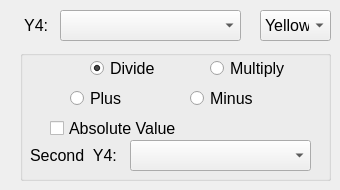
               <widget class="QWidget" name="tab_7">
                <attribute name="title">
                 <string>Y4</string>
                </attribute>
                <widget class="QLabel" name="label_26">
                 <property name="geometry">
                  <rect>
                   <x>20</x>
                   <y>10</y>
                   <width>41</width>
                   <height>31</height>
                  </rect>
                 </property>
                 <property name="font">
                  <font>
                   <pointsize>12</pointsize>
                  </font>
                 </property>
                 <property name="text">
                  <string> Y4:</string>
                 </property>
                </widget>
                <widget class="QComboBox" name="comboBox_y4">
                 <property name="geometry">
                  <rect>
                   <x>60</x>
                   <y>10</y>
                   <width>181</width>
                   <height>31</height>
                  </rect>
                 </property>
                 <property name="font">
                  <font>
                   <pointsize>12</pointsize>
                  </font>
                 </property>
                </widget>
                <widget class="QGroupBox" name="groupBox_y4">
                 <property name="geometry">
                  <rect>
                   <x>20</x>
                   <y>50</y>
                   <width>311</width>
                   <height>131</height>
                  </rect>
                 </property>
                 <property name="title">
                  <string/>
                 </property>
                 <widget class="QComboBox" name="comboBox_second_y4">
                  <property name="geometry">
                   <rect>
                    <x>110</x>
                    <y>90</y>
                    <width>181</width>
                    <height>31</height>
                   </rect>
                  </property>
                  <property name="font">
                   <font>
                    <pointsize>12</pointsize>
                   </font>
                  </property>
                 </widget>
                 <widget class="QRadioButton" name="radioButton_y4_multiply">
                  <property name="geometry">
                   <rect>
                    <x>190</x>
                    <y>10</y>
                    <width>81</width>
                    <height>17</height>
                   </rect>
                  </property>
                  <property name="font">
                   <font>
                    <pointsize>12</pointsize>
                   </font>
                  </property>
                  <property name="text">
                   <string>Multiply</string>
                  </property>
                 </widget>
                 <widget class="QRadioButton" name="radioButton_y4_divide">
                  <property name="geometry">
                   <rect>
                    <x>70</x>
                    <y>10</y>
                    <width>71</width>
                    <height>17</height>
                   </rect>
                  </property>
                  <property name="font">
                   <font>
                    <pointsize>12</pointsize>
                   </font>
                  </property>
                  <property name="text">
                   <string>Divide</string>
                  </property>
                  <property name="checked">
                   <bool>true</bool>
                  </property>
                 </widget>
                 <widget class="QRadioButton" name="radioButton_y4_plus">
                  <property name="geometry">
                   <rect>
                    <x>50</x>
                    <y>40</y>
                    <width>71</width>
                    <height>17</height>
                   </rect>
                  </property>
                  <property name="font">
                   <font>
                    <pointsize>12</pointsize>
                   </font>
                  </property>
                  <property name="text">
                   <string>Plus</string>
                  </property>
                 </widget>
                 <widget class="QRadioButton" name="radioButton_y4_minus">
                  <property name="geometry">
                   <rect>
                    <x>170</x>
                    <y>40</y>
                    <width>71</width>
                    <height>17</height>
                   </rect>
                  </property>
                  <property name="font">
                   <font>
                    <pointsize>12</pointsize>
                   </font>
                  </property>
                  <property name="text">
                   <string>Minus</string>
                  </property>
                 </widget>
                 <widget class="QLabel" name="label_34">
                  <property name="geometry">
                   <rect>
                    <x>10</x>
                    <y>90</y>
                    <width>91</width>
                    <height>31</height>
                   </rect>
                  </property>
                  <property name="font">
                   <font>
                    <pointsize>12</pointsize>
                   </font>
                  </property>
                  <property name="text">
                   <string>Second  Y4:</string>
                  </property>
                 </widget>
                 <widget class="QCheckBox" name="checkBox_y4_value">
                  <property name="geometry">
                   <rect>
                    <x>30</x>
                    <y>70</y>
                    <width>131</width>
                    <height>17</height>
                   </rect>
                  </property>
                  <property name="font">
                   <font>
                    <pointsize>12</pointsize>
                   </font>
                  </property>
                  <property name="text">
                   <string>Absolute Value</string>
                  </property>
                 </widget>
                </widget>
                <widget class="QComboBox" name="comboBox_color_y4">
                 <property name="geometry">
                  <rect>
                   <x>260</x>
                   <y>10</y>
                   <width>71</width>
                   <height>31</height>
                  </rect>
                 </property>
                 <property name="font">
                  <font>
                   <pointsize>12</pointsize>
                  </font>
                 </property>
                 <property name="currentIndex">
                  <number>3</number>
                 </property>
                 <item>
                  <property name="text">
                   <string>Blue</string>
                  </property>
                 </item>
                 <item>
                  <property name="text">
                   <string>Green</string>
                  </property>
                 </item>
                 <item>
                  <property name="text">
                   <string>Red</string>
                  </property>
                 </item>
                 <item>
                  <property name="text">
                   <string>Yellow</string>
                  </property>
                 </item>
                 <item>
                  <property name="text">
                   <string>Black</string>
                  </property>
                 </item>
                </widget>
               </widget>
